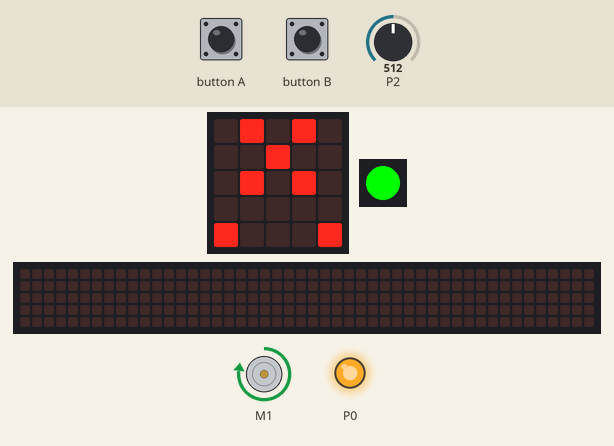
Simulated run of this program. Board: Calliope mini (MakeCode). Parts: the board's 5×5 LED display, 1 RGB LEDs in strip order, left to right, DC motor (green arrow = forward, orange = backward, longer = faster), a strip that is not on the board, showing the scrolling text unrolled, output pins drawn as LEDs (lit = HIGH). The inputs (shaded band) are chosen by the test bench; at power-on: P2 = 512 (analog values on the 0–1023 scale). The 48×5 strip is a reading aid, not a part: it shows the text the display is scrolling, unrolled, one strip-width of it at a time.

Above: at 1.6 s.
1.7 s: P2 set to 63
3.2 s: P2 set to 54
At 4.6 s:
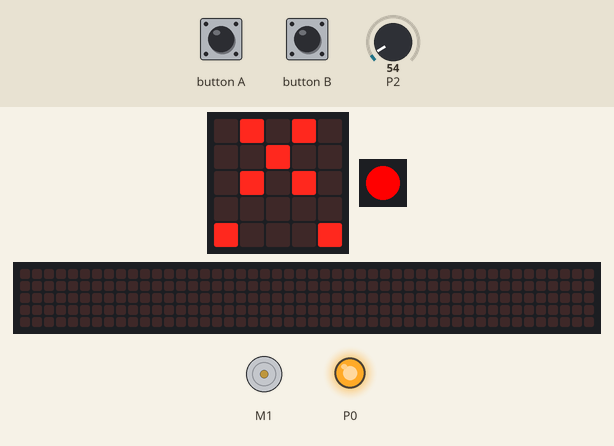
4.9 s: button A pressed for 0.15 s
At 5.12 s:
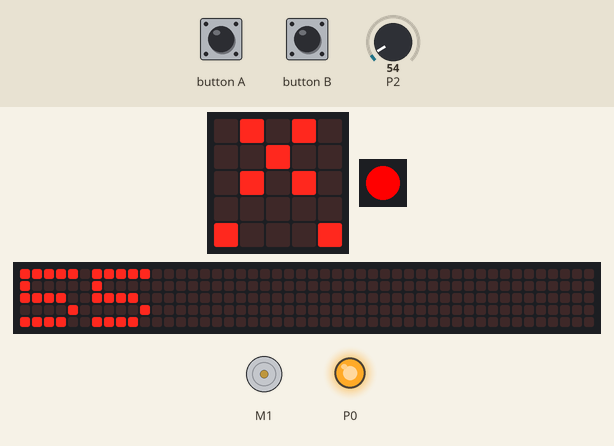
5.6 s: button A pressed for 0.15 s
6.3 s: P2 set to 0
At 7.6 s:
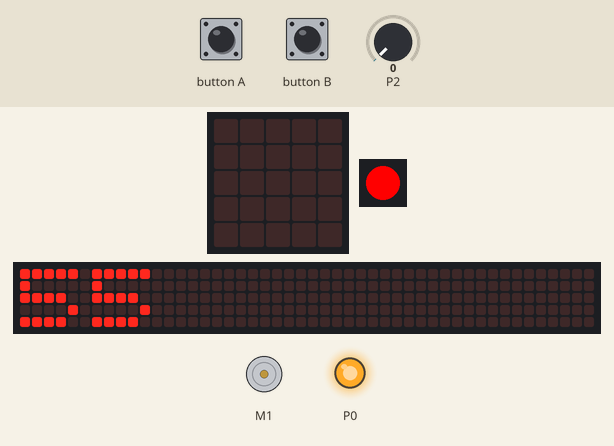
9.3 s: P2 set to 122
At 11.7 s:
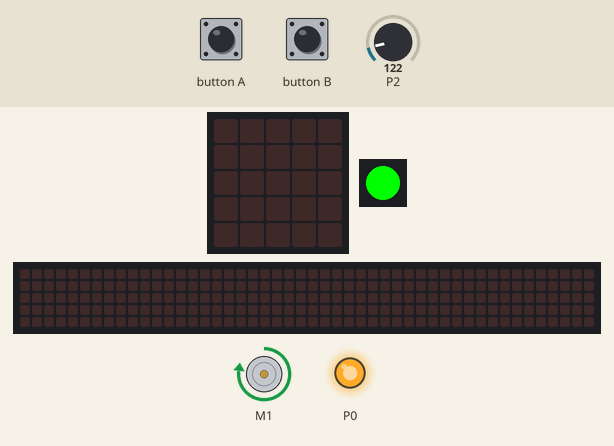
Timing chart, 0 to 12.5 s (numbered marks = the images above; inputs shaded):
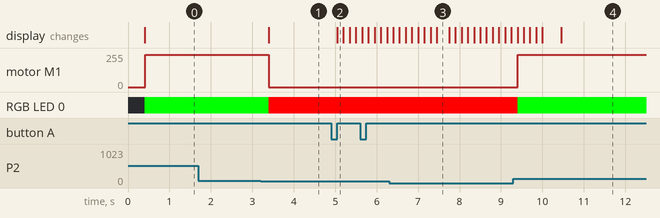

Measured:
- the behaviour switches between 60 and 59 on P2 (found by bisection; images 0 and 1)
- after the input at 1.7 s, every drawn part: stays the same
- after the input at 3.2 s, motor M1: forward 242/255 → stopped after 0.20 s; RGB LED 0: RGB(0, 255, 0) → RGB(255, 0, 0) after 0.20 s
- after the input at 4.9 s, the display: changes after 0.15 s (image 2)
- after the input at 6.3 s, motor M1: stays stopped (without the input it goes to forward 242/255 after 1.6 s)
- after the input at 9.3 s, motor M1: stopped → forward 242/255 after 0.10 s; the display: first changes after 0.10 s (image 4 shows a later state)

The program:

main.ts
```typescript
input.onButtonEvent(Button.A, input.buttonEventClick(), function () {
    Schaltwert += -5
    basic.showNumber(Schaltwert)
})
input.onButtonEvent(Button.B, input.buttonEventClick(), function () {
    Schaltwert += 5
    basic.showNumber(Schaltwert)
})
let Schaltwert = 0
pins.digitalWritePin(DigitalPin.P0, 1)
Schaltwert = 60
basic.showLeds(`
    . # . # .
    . . # . .
    . # . # .
    . . . . .
    # . . . #
    `)
loops.everyInterval(500, function () {
    if (pins.analogReadPin(AnalogReadWritePin.P2) < Schaltwert) {
        basic.setLedColor(0xff0000)
        motors.motorPower(0)
    } else {
        basic.setLedColor(0x00ff00)
        motors.motorPower(95)
    }
})
```

test.ts
```typescript
// Hier kann man Tests durchführen; diese Datei wird nicht kompiliert, wenn dieses Paket als Erweiterung verwendet wird.
```
